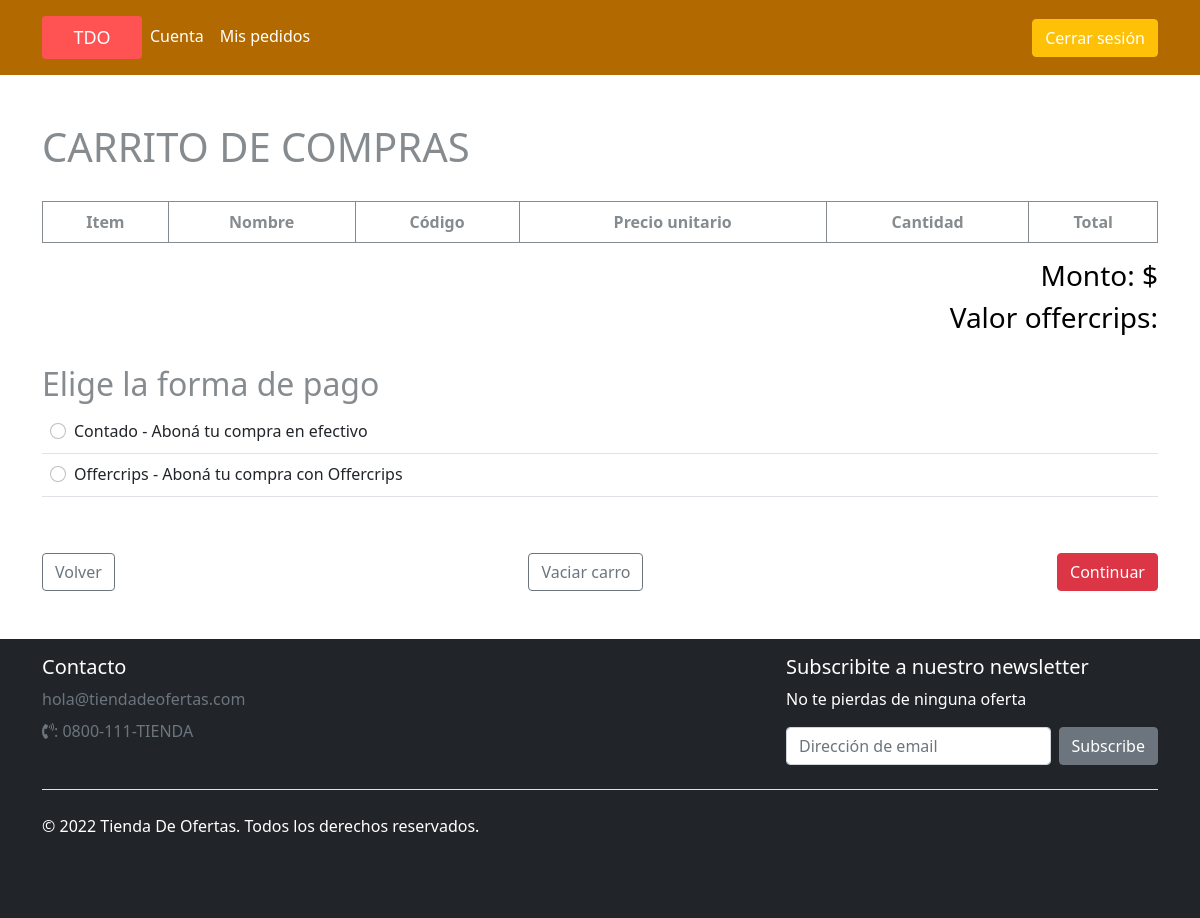
The page /codigo/SITIO/carro_3.php (signed in) on the database its author committed.
### tables this page shows
CREATE TABLE `forma_pago` (
  `id_formapago` int(11) NOT NULL,
  `nombre_formapago` varchar(300) NOT NULL,
  `descripcion_formapago` varchar(300) NOT NULL,
  `activo_formapago` bit(1) NOT NULL
);

### codigo/SITIO/backend/funcionesBD.php (called while the page is built, shortened)
<?php
function conectarBD(){
	$conexion = new mysqli('localhost','root','','tienda_de_ofertas');
	$resultado = null;
	$error = null;
	if ( $conexion->connect_error)
		$error = "Problemas al conectar con la base de datos: ".$conexion->connect_error;
	else
		$resultado = $conexion;
	return array('resultado'=> $resultado,'error'=>$error);
}
function obtenerFormasPago($conexion){
	$sentencia = $conexion->prepare('SELECT * FROM forma_pago');
	$error = null;
	$resultado = null;
	if ( $sentencia ){
			if ( $sentencia->execute()){
				$items = $sentencia->get_result();
				$resultado = $items->fetch_all(MYSQLI_ASSOC);
			}else{
				$error = 'E - Problemas al obtener las formas de pago. '.$sentencia->error;
			}
	}else{
		$error = 'P - Problemas al obtener las formas de pago. '.$conexion->error;
	}
	return array('resultado' => $resultado, 'error' => $error);
}
?>

### codigo/SITIO/carro_3.php (the view, shortened to what this page needs)
<?php
include('backend/funcionesBD.php');
$conexion = conectarBD();
$formasPago = null;
if( $conexion['resultado'] != null ){
	$resultado = obtenerFormasPago($conexion['resultado']);
	if ( $resultado['resultado'] != null )
		$formasPago = $resultado['resultado'];
}
?>
<!DOCTYPE html>
<html class="h-100">
<head>
	<?php include('modulos/librerias.php');?>
</head>
<body class="d-flex flex-column h-100">
	<?php include('encabezado.php');?>
	<div class="container contenedor">
		<h1>CARRITO DE COMPRAS</h1>
		<div class="itemsCarro">
			<table class="table table-bordered tablaItems">
			  <thead>
			    <tr>
			      <th scope="col">Item</th>
			      <th scope="col">Nombre</th>
			      <th scope="col">Código</th>
			      <th scope="col">Precio unitario</th>
			      <th scope="col">Cantidad</th>
			      <th scope="col">Total</th>
			    </tr>
			  </thead>
			</table>
			<div class="infoCarro">
				<?php echo "<h3>Monto: $".$_SESSION['carro']['monto_carro']."</h3>";
					  echo "<h3>Valor offercrips:".$_SESSION['carro']['offercrips_carro']."</h3>";
				?>
			</div>
		</div>
	</div>
	<div class="container">
		<h2>Elige la forma de pago</h2>
		<table class="table">
			<?php
				$totalFormasPago = count($formasPago);
				for ( $i=0; $i < $totalFormasPago; $i++){
					$info = "<tr><td><div class=\"form-check\"><input class=\"form-check-input\" type=\"radio\" name=\"rbPago\" value=\"".$formasPago[$i]['id_formapago']."\"><label class=\"form-check-label\" for=\"".$formasPago[$i]['nombre_formapago']."\">".$formasPago[$i]['nombre_formapago']. " - ".$formasPago[$i]['descripcion_formapago']."<td></tr>";
					echo $info;
				}
			?>
		</table>
		<div class="contenedorBotones">
			<a class="btn btn-outline-secondary" href="carro_2.php">Volver</a>
			<button class="btn btn-outline-secondary" data-bs-toggle="modal" data-bs-target="#exampleModal">Vaciar carro</button>
			<button class="btn btn-danger" id="btnContinuar">Continuar</button>
		</div>
	</div>
	<?php include('pie.php');?>
</body>
</html>

### codigo/SITIO/css/estilos_generales.css (style rules this page uses)
body { color: #858b8e; }
.contenedor { display: flex; flex-flow: row wrap; justify-content: space-between; margin-top: 4%; }
.itemsCarro { margin-top: 2%; margin-bottom: 2%; width: 100%; }
.tablaItems { border: 1px solid #858b8e; color: #858b8e; vertical-align: baseline; }
.tablaItems th, .tablaItems td { text-align: center; }
.infoCarro { width: 100%; display: flex; flex-flow: column wrap; align-items: flex-end; color: black; }
.contenedorBotones { width: 100%; display: flex; flex-flow: row wrap; justify-content: space-between; margin-top: 5%; }

### rows shown on the page
forma_pago: nombre_formapago "Contado", descripcion_formapago "Aboná tu compra en efectivo"
forma_pago: nombre_formapago "Offercrips", descripcion_formapago "Aboná tu compra con Offercrips"
